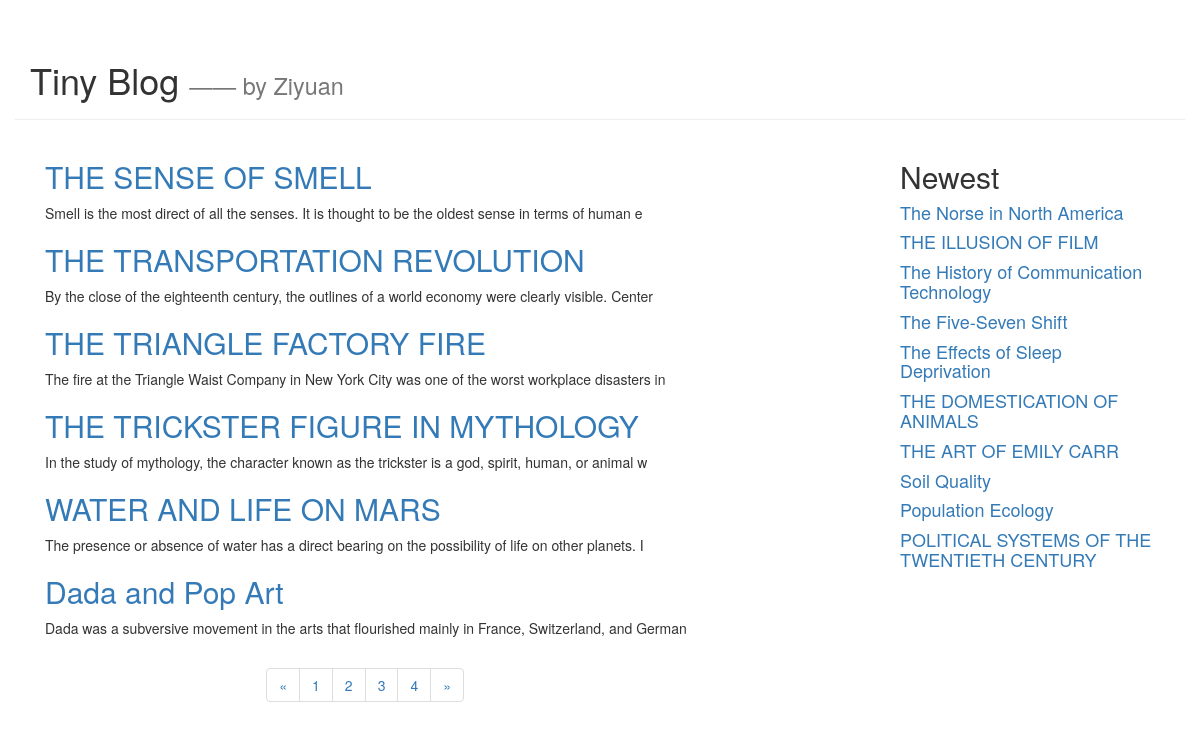
The app's page /blog/index with its own data.
### blog/models.py (models this page shows, shortened)
class Article(models.Model):
    article_id = models.AutoField(primary_key=True)
    title = models.TextField()
    brief_content = models.TextField()
    content = models.TextField()
    publish_date = models.DateTimeField(auto_now=True)

### blog/views.py (the view)
# urls.py: path('index', blog.views.get_index_page),
def get_index_page(request):
    page = request.GET.get('page')
    if page:
        page = int(page)
    else:
        page = 1
    print('page param: ', page)
    all_article = Article.objects.all()
    top10_article_list = Article.objects.order_by('-publish_date')[:10]
    paginator = Paginator(all_article, 6)
    page_num = paginator.num_pages
    print('page num:', page_num)
    page_article_list = paginator.page(page)
    if page_article_list.has_next():
        next_page = page + 1
    else:
        next_page = page
    if page_article_list.has_previous():
        previous_page = page - 1
    else:
        previous_page = page
    return render(request, 'blog/index.html',
                  {
                      'article_list': page_article_list,
                      'page_num': range(1, page_num + 1),
                      'curr_page': page,
                      'next_page': next_page,
                      'previous_page': previous_page,
                      'top10_article_list': top10_article_list
                  }
                )

### blog/templates/blog/index.html (shortened to what this page needs)
<!DOCTYPE html>
<html lang="en">
<head>
    <link rel="stylesheet" href="https://cdn.jsdelivr.net/npm/bootstrap@3.3.7/dist/css/bootstrap.min.css"
>
</head>
<body>
<div class="container page-header">
    <h1>Tiny Blog
        <small> —— by Ziyuan</small>
    </h1>
</div>
<div class="container page-body">
    <div class="col-md-9" role="main">
        <div class="body-main">
            {% for article in article_list %}
            <div>
                <h2><a href="/blog/detail/{{article.article_id}}">{{ article.title }}</a></h2>
                <p>
                    {{article.brief_content}}
                </p>
            </div>
            {% endfor %}
        </div>
        <div class="body-footer">
            <div class="col-md-4 col-md-offset-3">
                <nav aria-label="Page navigation">
                    <ul class="pagination">
                        <li>
                            <a href="/blog/index?page={{previous_page}}" aria-label="Previous">
                                <span aria-hidden="true">&laquo;</span>
                            </a>
                        </li>
                        {% for num in page_num %}
                        <li><a href="/blog/index?page={{num}}">{{ num }}</a></li>
                        {% endfor %}
                        <li>
                            <a href="/blog/index?page={{next_page}}" aria-label="Next">
                                <span aria-hidden="true">&raquo;</span>
                            </a>
                        </li>
                    </ul>
                </nav>
            </div>
        </div>
    </div>
    <div class="col-md-3" role="complementary">
        <div>
            <h2>Newest</h2>
            {% for article in top10_article_list %}
            <h4><a href="/blog/detail/{{article.article_id}}">{{ article.title }}</a></h4>
            {% endfor %}
        </div>
    </div>
</div>
</body>
</html>

### records on screen
Article: title "THE SENSE OF SMELL", brief_content "Smell is the most direct of all the senses. It is thought to be the oldest sense in terms of human e"
Article: title "THE TRANSPORTATION REVOLUTION", brief_content "By the close of the eighteenth century, the outlines of a world economy were clearly visible. Center"
Article: title "THE TRIANGLE FACTORY FIRE", brief_content "The fire at the Triangle Waist Company in New York City was one of the worst workplace disasters in"
Article: title "THE TRICKSTER FIGURE IN MYTHOLOGY", brief_content "In the study of mythology, the character known as the trickster is a god, spirit, human, or animal w"
Article: title "WATER AND LIFE ON MARS", brief_content "The presence or absence of water has a direct bearing on the possibility of life on other planets. I"
Article: title "Dada and Pop Art", brief_content "Dada was a subversive movement in the arts that flourished mainly in France, Switzerland, and German"
Article: title "The Norse in North America"
Article: title "THE ILLUSION OF FILM"
Article: title "The History of Communication Technology"
Article: title "The Five-Seven Shift"
Article: title "The Effects of Sleep Deprivation"
Article: title "THE DOMESTICATION OF ANIMALS"
Article: title "THE ART OF EMILY CARR"
Article: title "Soil Quality"
Article: title "Population Ecology"
Article: title "POLITICAL SYSTEMS OF THE TWENTIETH CENTURY"

### other values on screen
{{ num }} "1" "2" "3" "4"
